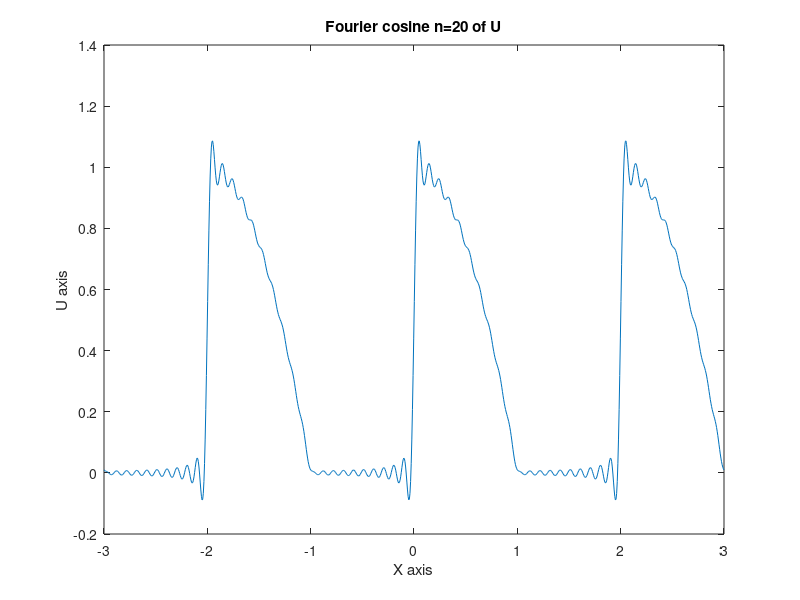
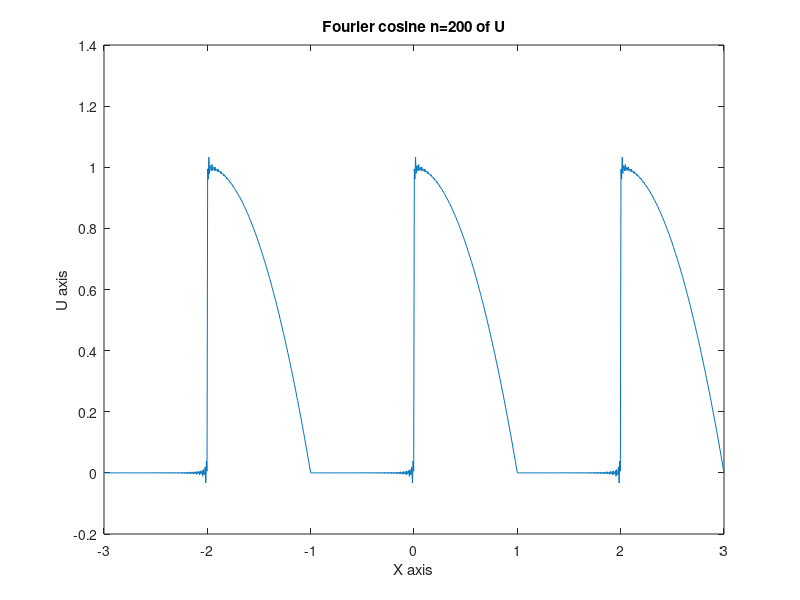

Write MATLAB code to recreate these figures, in order.
clc, clear

n=20;
k=200;
x1=linspace(-3,3,1000);
x2=linspace(-3,3,1000);
u1=zeros(1,length(x1));
u2=zeros(1,length(x2));
i=1;
u1=1/3;
u2=1/3;

while i<=n
    
    an=2*(-1)^(i+1)/(i^2*pi^2);
    bn=(2*(-1)^(i+1)+i^2*pi^2+2)/(i^3*pi^3);
    u1=u1+an*cos(i*pi*x1)+bn*sin(i*pi*x1);
    i=i+1;

end

i=1;

while i<=k

    an=2*(-1)^(i+1)/(i^2*pi^2);
    bn=(2*(-1)^(i+1)+i^2*pi^2+2)/(i^3*pi^3);
    u2=u2+an*cos(i*pi*x2)+bn*sin(i*pi*x2);
    i=i+1;

end
figure(1);

plot(x1,u1)
title("Fourier cosine n=20 of U")
xlabel("X axis")
ylabel("U axis")

figure(2);

plot(x2,u2)
title("Fourier cosine n=200 of U")
xlabel("X axis")
ylabel("U axis")
